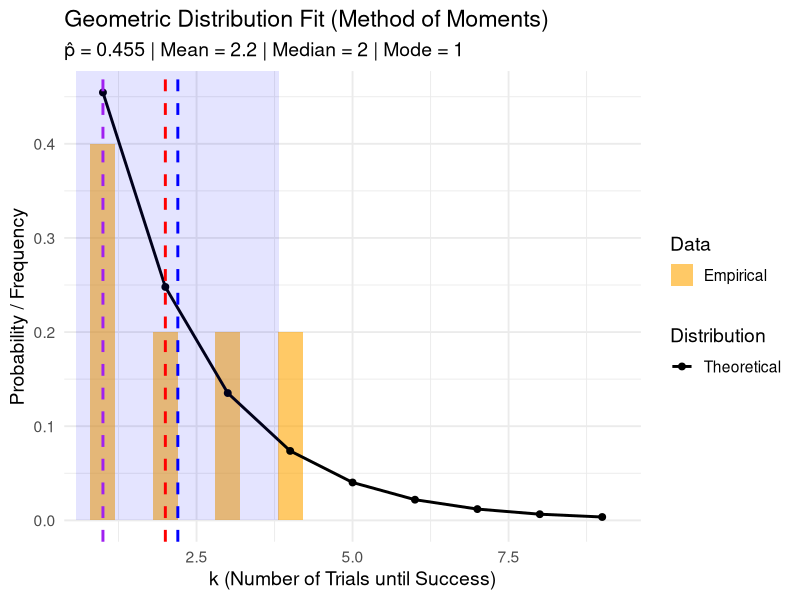

Generate this figure with R:
## ---- chunk 1
# Load libraries
library(ggplot2)
library(dplyr)

# ----------------------
# Example dataset
# ----------------------
data <- c(1, 2, 1, 4, 3)
n <- length(data)
sample_mean <- mean(data)

# Method of Moments estimate for p
p_hat <- 1 / sample_mean

# Theoretical parameters
mean_est   <- 1 / p_hat
var_est    <- (1 - p_hat) / (p_hat^2)
sd_est     <- sqrt(var_est)
median_est <- ceiling(log(0.5) / log(1 - p_hat))
mode_est   <- 1  # For Geometric(p), mode is always 1

# ----------------------
# Prepare distributions
# ----------------------
k_vals <- 1:max(data, ceiling(mean_est + 4*sd_est))

# Fitted theoretical pmf
theoretical_pmf <- dgeom(k_vals - 1, prob = p_hat)

# Sample empirical frequencies
empirical_freq <- table(factor(data, levels = k_vals)) / n

df <- data.frame(
  k = k_vals,
  Theoretical = theoretical_pmf,
  Empirical   = as.numeric(empirical_freq)
)

# ----------------------
# Plot
# ----------------------
ggplot(df, aes(x = k)) +
  # Empirical bars
  geom_col(aes(y = Empirical, fill = "Empirical"), alpha = 0.6, width = 0.4) +
  # Theoretical points and line
  geom_line(aes(y = Theoretical, color = "Theoretical"), linewidth = 1) +
  geom_point(aes(y = Theoretical, color = "Theoretical"), size = 2) +
  # Shade ±1 SD region
  geom_rect(
    xmin = mean_est - sd_est,
    xmax = mean_est + sd_est,
    ymin = 0, ymax = Inf,
    alpha = 0.01, fill = "blue"
  ) +
  # Vertical lines: mean, median, mode
  geom_vline(xintercept = mean_est, color = "blue", linetype = "dashed", linewidth = 1) +
  geom_vline(xintercept = median_est, color = "red", linetype = "dashed", linewidth = 1) +
  geom_vline(xintercept = mode_est, color = "purple", linetype = "dashed", linewidth = 1) +
  # Labels
  labs(
    title = "Geometric Distribution Fit (Method of Moments)",
    subtitle = paste("p̂ =", round(p_hat, 3), 
                     "| Mean =", round(mean_est, 2),
                     "| Median =", median_est,
                     "| Mode =", mode_est),
    x = "k (Number of Trials until Success)",
    y = "Probability / Frequency"
  ) +
  scale_fill_manual(name = "Data", values = c("Empirical" = "orange")) +
  scale_color_manual(name = "Distribution", values = c("Theoretical" = "black")) +
  theme_minimal(base_size = 14)
